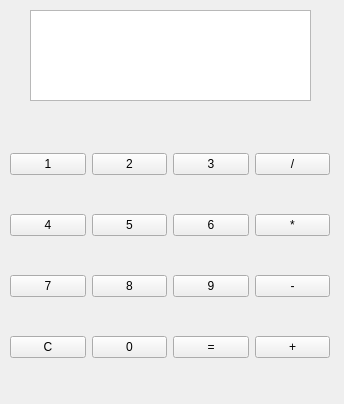
<?xml version="1.0" encoding="UTF-8"?>
<ui version="4.0">
 <class>MainWindow</class>
 <widget class="QMainWindow" name="MainWindow">
  <property name="geometry">
   <rect>
    <x>0</x>
    <y>0</y>
    <width>344</width>
    <height>404</height>
   </rect>
  </property>
  <property name="windowTitle">
   <string>MainWindow</string>
  </property>
  <widget class="QWidget" name="centralWidget">
   <widget class="QWidget" name="gridLayoutWidget">
    <property name="geometry">
     <rect>
      <x>10</x>
      <y>120</y>
      <width>320</width>
      <height>271</height>
     </rect>
    </property>
    <layout class="QGridLayout" name="gridLayout">
     <item row="2" column="1">
      <widget class="QPushButton" name="pushButton_8">
       <property name="text">
        <string>8</string>
       </property>
      </widget>
     </item>
     <item row="0" column="3">
      <widget class="QPushButton" name="pushButton_div">
       <property name="text">
        <string>/</string>
       </property>
      </widget>
     </item>
     <item row="1" column="1">
      <widget class="QPushButton" name="pushButton_5">
       <property name="text">
        <string>5</string>
       </property>
      </widget>
     </item>
     <item row="1" column="3">
      <widget class="QPushButton" name="pushButton_mul">
       <property name="text">
        <string>*</string>
       </property>
      </widget>
     </item>
     <item row="1" column="2">
      <widget class="QPushButton" name="pushButton_6">
       <property name="text">
        <string>6</string>
       </property>
      </widget>
     </item>
     <item row="0" column="2">
      <widget class="QPushButton" name="pushButton_3">
       <property name="text">
        <string>3</string>
       </property>
      </widget>
     </item>
     <item row="2" column="0">
      <widget class="QPushButton" name="pushButton_7">
       <property name="text">
        <string>7</string>
       </property>
      </widget>
     </item>
     <item row="1" column="0">
      <widget class="QPushButton" name="pushButton_4">
       <property name="text">
        <string>4</string>
       </property>
      </widget>
     </item>
     <item row="0" column="1">
      <widget class="QPushButton" name="pushButton_2">
       <property name="text">
        <string>2</string>
       </property>
      </widget>
     </item>
     <item row="0" column="0">
      <widget class="QPushButton" name="pushButton_1">
       <property name="text">
        <string>1</string>
       </property>
      </widget>
     </item>
     <item row="2" column="2">
      <widget class="QPushButton" name="pushButton_9">
       <property name="text">
        <string>9</string>
       </property>
      </widget>
     </item>
     <item row="2" column="3">
      <widget class="QPushButton" name="pushButton_sub">
       <property name="text">
        <string>-</string>
       </property>
      </widget>
     </item>
     <item row="3" column="0">
      <widget class="QPushButton" name="pushButton_C">
       <property name="text">
        <string>C</string>
       </property>
      </widget>
     </item>
     <item row="3" column="1">
      <widget class="QPushButton" name="pushButton_0">
       <property name="text">
        <string>0</string>
       </property>
      </widget>
     </item>
     <item row="3" column="2">
      <widget class="QPushButton" name="pushButton_equal">
       <property name="text">
        <string>=</string>
       </property>
      </widget>
     </item>
     <item row="3" column="3">
      <widget class="QPushButton" name="pushButton_plus">
       <property name="text">
        <string>+</string>
       </property>
      </widget>
     </item>
    </layout>
   </widget>
   <widget class="QTextBrowser" name="textBrowser">
    <property name="geometry">
     <rect>
      <x>30</x>
      <y>10</y>
      <width>281</width>
      <height>91</height>
     </rect>
    </property>
   </widget>
  </widget>
 </widget>
 <resources/>
 <connections/>
</ui>
